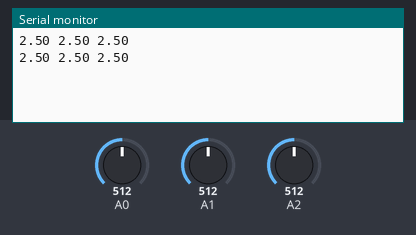
The sketch below on a simulated Arduino Uno, built with avr-gcc and run on an emulated ATmega328P. Parts: the last lines printed to the serial monitor. The inputs (shaded band) are chosen by the test bench; at power-on: A0 = 512, A1 = 512, A2 = 512.

Above: at 10.8 s.
10.9 s: A0 set to 716
At 20.7 s:
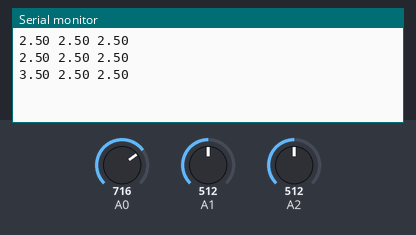
20.9 s: A1 set to 716
At 30.7 s:
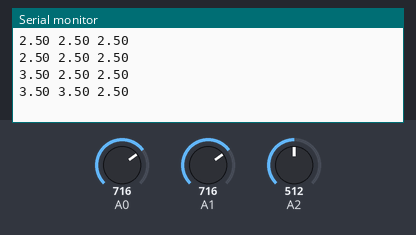
30.9 s: A2 set to 716
At 40.7 s:
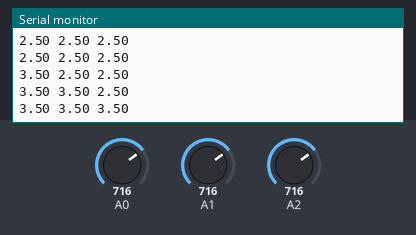
40.9 s: A0 set to 900
At 50.7 s:
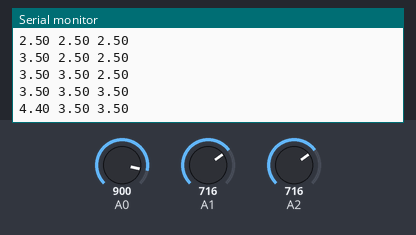
50.9 s: A1 set to 900
At 60.4 s:
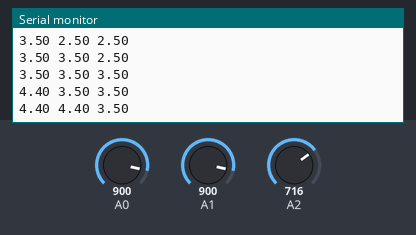
60.9 s: A2 set to 900
At 70.4 s:
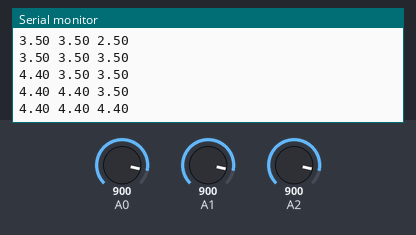
Timing chart, 0 to 71.9 s (numbered marks = the images above; inputs shaded):
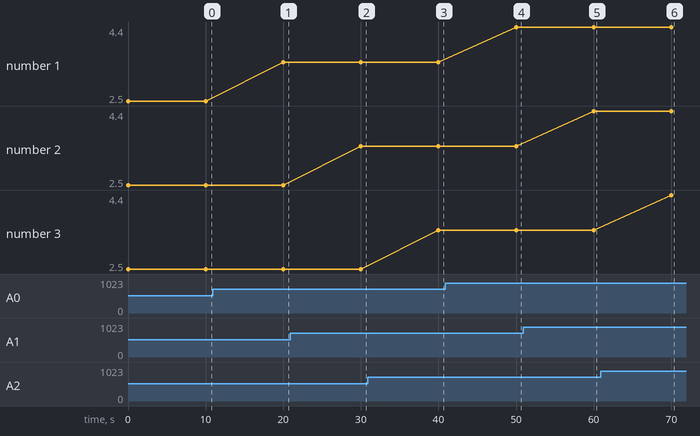

The sketch:

voltageReader.ino
```cpp
/*
  Grillduino
  Reads three analog voltages on pins 0, 1, and 2, prints the result to the serial monitor.

  This code was adapted from analogReadSerial code from the Arduino
  website.
 */

// the setup routine runs once when you press reset:
void setup() {
  // initialize serial communication at 9600 bits per second:
  Serial.begin(9600);
}

// the loop routine runs over and over again forever:
void loop() {
  // read the input on analog pin 0:
  int R1Value = analogRead(A0);
  int R2Value = analogRead(A1);
  int R3Value = analogRead(A2);
  float V1 = R1Value * (5.0 / 1023.0);
  float V2 = R2Value * (5.0 / 1023.0);
  float V3 = R3Value * (5.0 / 1023.0);
  // print out the value you read:
  Serial.print(V1);
  Serial.print(" ");
  Serial.print(V2);
  Serial.print(" ");
  Serial.println(V3);
  delay(10000);        // delay 30 sec in between reads
}
```

Measured:
- after the input at 10.9 s, the serial monitor: prints a new line after 9.1 s (image 1)
- after the input at 20.9 s, the serial monitor: prints a new line after 9.1 s (image 2)
- after the input at 30.9 s, the serial monitor: prints a new line after 9.1 s (image 3)
- after the input at 40.9 s, the serial monitor: prints a new line after 9.1 s (image 4)
- after the input at 50.9 s, the serial monitor: prints a new line after 9.1 s (image 5)
- after the input at 60.9 s, the serial monitor: prints a new line after 9.1 s (image 6)
- plotted number 1: 2.5 → 3.5 after the input at 10.9 s, 3.5 → 4.4 after the input at 40.9 s
